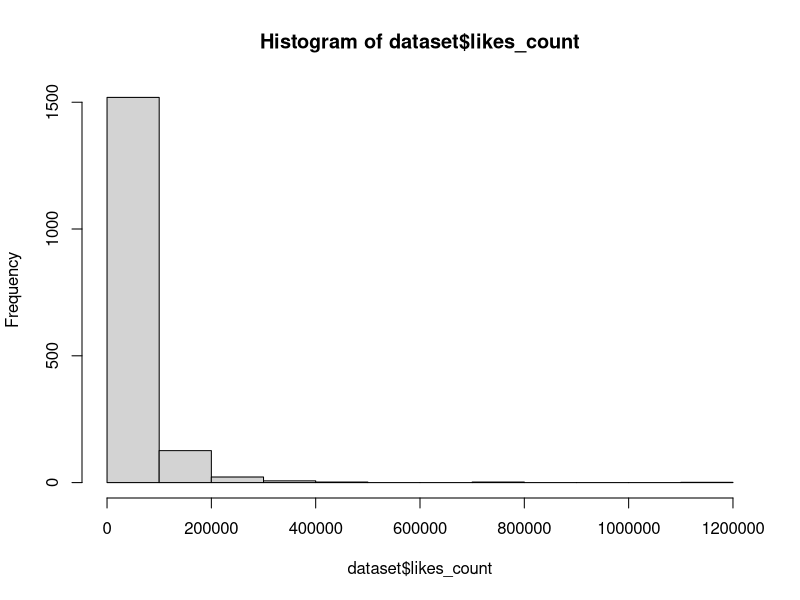
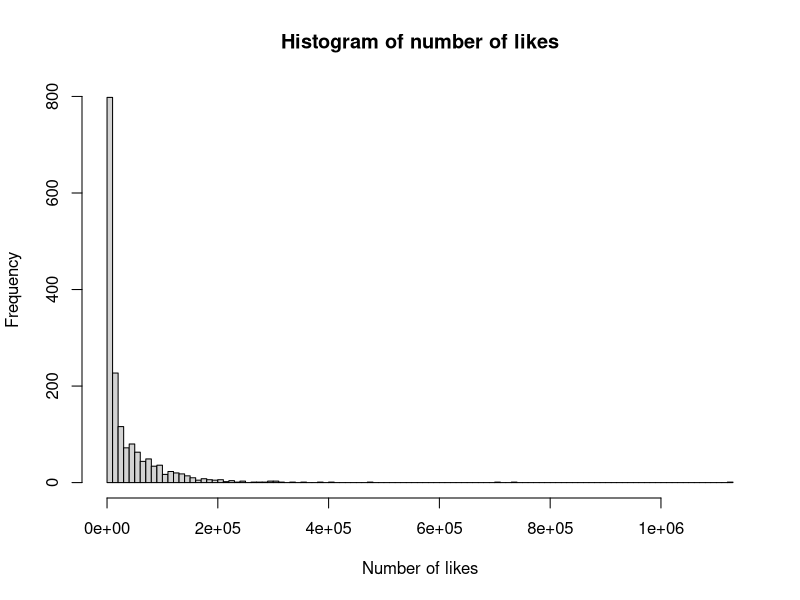
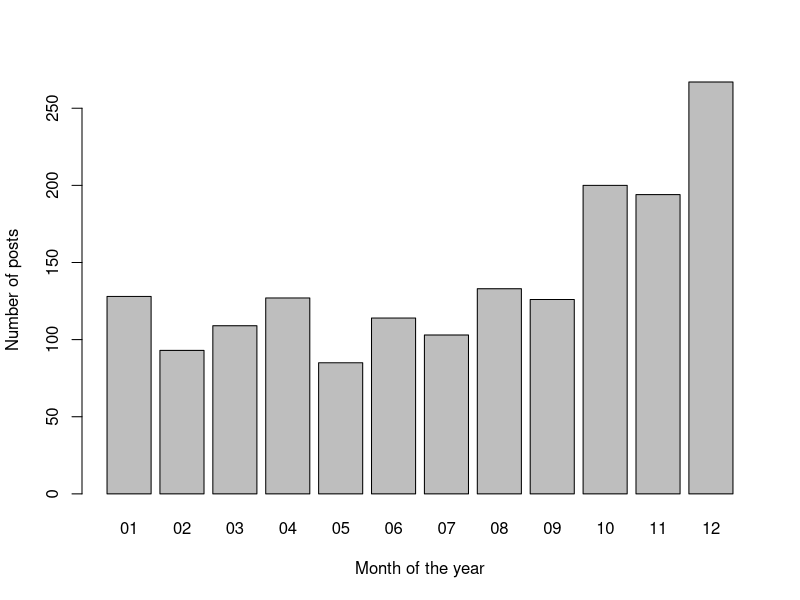
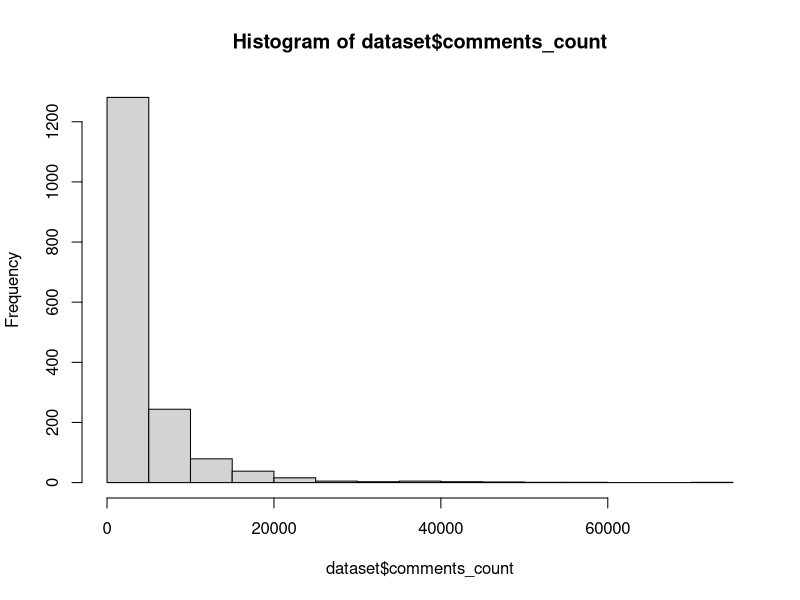
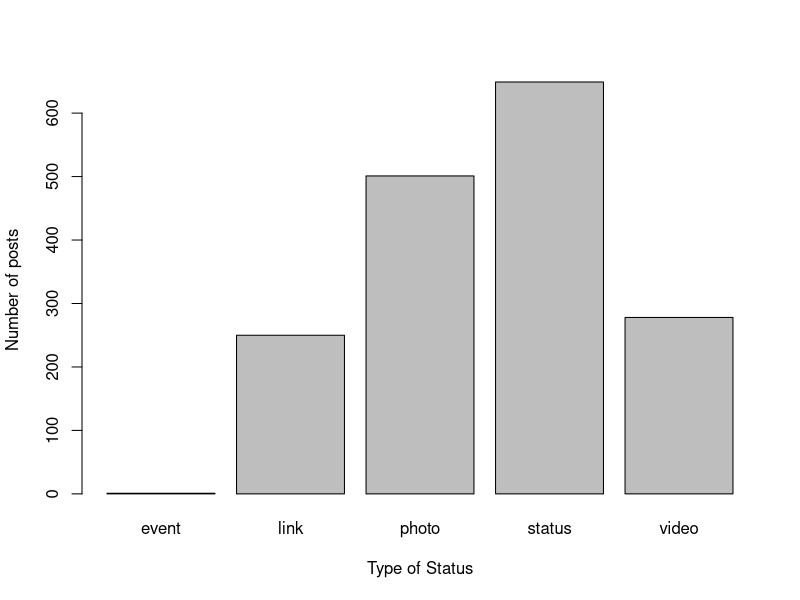

These charts were generated, in order, by the following R code:
################################################################
## Univariate analysis
## Author: Pablo Barbera
## Adapted by Sean Kates
## Social Media and Political Participation
## Lab 2, January 5th 2017
################################################################

## As usual, before we run anything, we make sure to change the working
## directory to where we have all our code and data stored. In my case, it is:
setwd("~/Desktop/Winter Term Course/lab 2")
## But it will different for yours! Click on the wheel on the files tab on
## the bottom right panel; then choose "set as working directory"; and paste
## here in the script what you see on the console

dataset <- read.csv("lab2_trump_data.csv", stringsAsFactors=F)

##############################
### REVIEW FROM YESTERDAY ####
##############################

# Variables in a data frame can be accessed with $. For example:
dataset$created_time

# Each variable is a vector of numbers. Each value can be accessed with '[]'. 
dataset$created_time[1] ## first value

# To access a row of a data frame, use '[]' with a comma after the row number.
dataset[1, ] # first row 

# You can also use "which" to subset the data frame.
dataset[which(dataset$likes_count>500000), ] ## all posts with 500+ likes

# Something new: how can we combine statements to subset the data frame?

# a) to specify an AND condition:
dataset[which(dataset$likes_count>250000 & dataset$comments_count>20000), ] 
## all posts with 100+ likes AND 30+ comments

# b) to specify an OR condition:
dataset[which(dataset$type=="status" | dataset$comments_count>20000), ] 
## all posts that are status updates OR have 30+ comments

############################
### UNIVARIATE ANALYSIS ####
############################

#### CONTINUOUS VARIABLES ####

# Distribution of number of likes for each post (count variable)
summary(dataset$likes_count)
# Same for comments count
summary(dataset$comments_count)

# Each statistic has its own function, but 'summary' is more convenient
mean(dataset$likes_count)
median(dataset$likes_count)
min(dataset$likes_count)
quantile(dataset$likes_count)

# To visualize the distribution of a continuous variable, we can generate an histogram
hist(dataset$likes_count)
# x axis indicates number of likes, in "bins"
# y axis indicates count of posts within each category

# we can modify some of the options to make it more informative
hist(dataset$likes_count, breaks=100, 
     xlab="Number of likes", main="Histogram of number of likes")

#### CATEGORICAL VARIABLES ####

# What if a variable is categorical? For example, month of the year
# (Ignore the following line for now, we'll come back to this later)
dataset$month <- substr(dataset$created_time, 6, 7)
# We can use a frequency table
table(dataset$month)

# Or a proportion table
prop.table(table(dataset$month))

# As shown in the slides, we can turn this table into a bar chart
barplot(table(dataset$month), xlab="Month of the year", ylab="Number of posts")

# How can you save the plot to use it in Word? Click on "export", and then
# "Save plot as Image..."

############################
## In-class quiz
############################

# What is the average number of shares per post?
mean(dataset$shares_count)
# Prepare a histogram of the number of comments per post
hist(dataset$comments_count)
# Use a frequency table to look at the distribution of post types
table(dataset$type)
# Turn the previous table into a bar chart
barplot(table(dataset$type), xlab="Type of Status", ylab="Number of posts")

